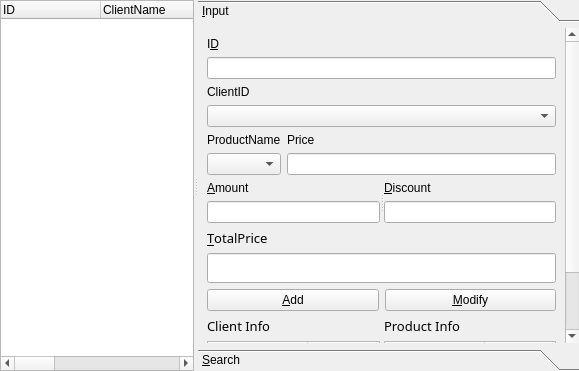
<?xml version="1.0" encoding="UTF-8"?>
<ui version="4.0">
 <class>ShopManagerForm</class>
 <widget class="QWidget" name="ShopManagerForm">
  <property name="geometry">
   <rect>
    <x>0</x>
    <y>0</y>
    <width>579</width>
    <height>371</height>
   </rect>
  </property>
  <property name="windowTitle">
   <string>Form</string>
  </property>
  <layout class="QVBoxLayout" name="verticalLayout_2">
   <property name="leftMargin">
    <number>0</number>
   </property>
   <property name="topMargin">
    <number>0</number>
   </property>
   <property name="rightMargin">
    <number>0</number>
   </property>
   <property name="bottomMargin">
    <number>0</number>
   </property>
   <item>
    <widget class="QSplitter" name="splitter">
     <property name="orientation">
      <enum>Qt::Horizontal</enum>
     </property>
     <widget class="QWidget" name="layoutWidget">
      <layout class="QVBoxLayout" name="listVerticalLayout">
       <item>
        <widget class="QTreeWidget" name="treeWidget">
         <property name="rootIsDecorated">
          <bool>false</bool>
         </property>
         <column>
          <property name="text">
           <string>ID</string>
          </property>
         </column>
         <column>
          <property name="text">
           <string>ClientName</string>
          </property>
         </column>
         <column>
          <property name="text">
           <string>ProductName</string>
          </property>
         </column>
         <column>
          <property name="text">
           <string>Price</string>
          </property>
         </column>
         <column>
          <property name="text">
           <string>Date</string>
          </property>
         </column>
         <column>
          <property name="text">
           <string>Amount</string>
          </property>
         </column>
         <column>
          <property name="text">
           <string>Discount</string>
          </property>
         </column>
         <column>
          <property name="text">
           <string>TotalProce</string>
          </property>
         </column>
        </widget>
       </item>
      </layout>
     </widget>
     <widget class="QToolBox" name="toolBox">
      <property name="currentIndex">
       <number>0</number>
      </property>
      <widget class="QWidget" name="inputPage">
       <property name="geometry">
        <rect>
         <x>0</x>
         <y>0</y>
         <width>361</width>
         <height>323</height>
        </rect>
       </property>
       <attribute name="label">
        <string>&amp;Input</string>
       </attribute>
       <layout class="QVBoxLayout" name="verticalLayout_10">
        <item>
         <widget class="QLabel" name="idLabel">
          <property name="text">
           <string>I&amp;D</string>
          </property>
          <property name="buddy">
           <cstring>idLineEdit</cstring>
          </property>
         </widget>
        </item>
        <item>
         <widget class="QLineEdit" name="idLineEdit">
          <property name="readOnly">
           <bool>true</bool>
          </property>
         </widget>
        </item>
        <item>
         <layout class="QVBoxLayout" name="verticalLayout_9">
          <item>
           <widget class="QLabel" name="clientIdLabel">
            <property name="text">
             <string>ClientID</string>
            </property>
            <property name="buddy">
             <cstring>clientIdcomboBox</cstring>
            </property>
           </widget>
          </item>
          <item>
           <widget class="QComboBox" name="clientIdcomboBox">
            <property name="enabled">
             <bool>true</bool>
            </property>
           </widget>
          </item>
         </layout>
        </item>
        <item>
         <layout class="QHBoxLayout" name="horizontalLayout_3">
          <item>
           <layout class="QVBoxLayout" name="verticalLayout_5">
            <item>
             <widget class="QLabel" name="productNameLabel">
              <property name="text">
               <string>ProductName</string>
              </property>
              <property name="buddy">
               <cstring>productNamecomboBox</cstring>
              </property>
             </widget>
            </item>
            <item>
             <widget class="QComboBox" name="productNamecomboBox"/>
            </item>
           </layout>
          </item>
          <item>
           <layout class="QVBoxLayout" name="verticalLayout_8">
            <item>
             <widget class="QLabel" name="priceLabel">
              <property name="text">
               <string>Price</string>
              </property>
              <property name="buddy">
               <cstring>priceLineEdit</cstring>
              </property>
             </widget>
            </item>
            <item>
             <widget class="QLineEdit" name="priceLineEdit">
              <property name="readOnly">
               <bool>true</bool>
              </property>
             </widget>
            </item>
           </layout>
          </item>
         </layout>
        </item>
        <item>
         <widget class="QSplitter" name="splitter_3">
          <property name="orientation">
           <enum>Qt::Horizontal</enum>
          </property>
          <widget class="QWidget" name="layoutWidget">
           <layout class="QVBoxLayout" name="verticalLayout_6">
            <item>
             <widget class="QLabel" name="amountLabel">
              <property name="text">
               <string>&amp;Amount</string>
              </property>
              <property name="buddy">
               <cstring>amountLineEdit</cstring>
              </property>
             </widget>
            </item>
            <item>
             <widget class="QLineEdit" name="amountLineEdit"/>
            </item>
           </layout>
          </widget>
          <widget class="QWidget" name="layoutWidget">
           <layout class="QVBoxLayout" name="verticalLayout_7">
            <item>
             <widget class="QLabel" name="discountLabel">
              <property name="text">
               <string>&amp;Discount</string>
              </property>
              <property name="buddy">
               <cstring>discountLineEdit</cstring>
              </property>
             </widget>
            </item>
            <item>
             <widget class="QLineEdit" name="discountLineEdit"/>
            </item>
           </layout>
          </widget>
         </widget>
        </item>
        <item>
         <widget class="QLabel" name="totalPriceLabel">
          <property name="font">
           <font>
            <family>휴먼둥근헤드라인</family>
            <pointsize>10</pointsize>
           </font>
          </property>
          <property name="text">
           <string>&amp;TotalPrice</string>
          </property>
          <property name="buddy">
           <cstring>totalPriceLineEdit</cstring>
          </property>
         </widget>
        </item>
        <item>
         <widget class="QLineEdit" name="totalPriceLineEdit">
          <property name="enabled">
           <bool>true</bool>
          </property>
          <property name="font">
           <font>
            <family>휴먼둥근헤드라인</family>
            <pointsize>11</pointsize>
           </font>
          </property>
          <property name="readOnly">
           <bool>true</bool>
          </property>
         </widget>
        </item>
        <item>
         <layout class="QHBoxLayout" name="addHorizontalLayout">
          <item>
           <widget class="QPushButton" name="addPushButton">
            <property name="text">
             <string>&amp;Add</string>
            </property>
           </widget>
          </item>
          <item>
           <widget class="QPushButton" name="modifyPushButton">
            <property name="text">
             <string>&amp;Modify</string>
            </property>
           </widget>
          </item>
         </layout>
        </item>
        <item>
         <widget class="QSplitter" name="splitter_2">
          <property name="orientation">
           <enum>Qt::Horizontal</enum>
          </property>
          <widget class="QWidget" name="layoutWidget">
           <layout class="QVBoxLayout" name="verticalLayout">
            <item>
             <widget class="QLabel" name="label">
              <property name="font">
               <font>
                <family>휴먼둥근헤드라인</family>
                <pointsize>10</pointsize>
                <bold>false</bold>
               </font>
              </property>
              <property name="text">
               <string>Client Info</string>
              </property>
             </widget>
            </item>
            <item>
             <widget class="QTreeWidget" name="clientTreeWidget">
              <property name="headerHidden">
               <bool>false</bool>
              </property>
              <attribute name="headerVisible">
               <bool>true</bool>
              </attribute>
              <column>
               <property name="text">
                <string>Name</string>
               </property>
              </column>
              <column>
               <property name="text">
                <string>PhoneNumber</string>
               </property>
              </column>
              <column>
               <property name="text">
                <string>Address</string>
               </property>
              </column>
             </widget>
            </item>
           </layout>
          </widget>
          <widget class="QWidget" name="layoutWidget">
           <layout class="QVBoxLayout" name="verticalLayout_4">
            <item>
             <widget class="QLabel" name="label_2">
              <property name="font">
               <font>
                <family>휴먼둥근헤드라인</family>
                <pointsize>10</pointsize>
                <bold>false</bold>
               </font>
              </property>
              <property name="text">
               <string>Product Info</string>
              </property>
             </widget>
            </item>
            <item>
             <widget class="QTreeWidget" name="productTreeWidget">
              <column>
               <property name="text">
                <string>ProductName</string>
               </property>
              </column>
              <column>
               <property name="text">
                <string>Price</string>
               </property>
              </column>
              <column>
               <property name="text">
                <string>Count</string>
               </property>
              </column>
              <column>
               <property name="text">
                <string>Country</string>
               </property>
              </column>
             </widget>
            </item>
           </layout>
          </widget>
         </widget>
        </item>
       </layout>
      </widget>
      <widget class="QWidget" name="searchPage">
       <property name="geometry">
        <rect>
         <x>0</x>
         <y>0</y>
         <width>361</width>
         <height>323</height>
        </rect>
       </property>
       <attribute name="label">
        <string>&amp;Search</string>
       </attribute>
       <layout class="QVBoxLayout" name="verticalLayout_3">
        <property name="leftMargin">
         <number>0</number>
        </property>
        <property name="topMargin">
         <number>0</number>
        </property>
        <property name="rightMargin">
         <number>0</number>
        </property>
        <property name="bottomMargin">
         <number>0</number>
        </property>
        <item>
         <widget class="QTreeWidget" name="searchTreeWidget">
          <property name="rootIsDecorated">
           <bool>false</bool>
          </property>
          <column>
           <property name="text">
            <string>ID</string>
           </property>
          </column>
          <column>
           <property name="text">
            <string>ClientName</string>
           </property>
          </column>
          <column>
           <property name="text">
            <string>ProductName</string>
           </property>
          </column>
          <column>
           <property name="text">
            <string>Price</string>
           </property>
          </column>
          <column>
           <property name="text">
            <string>Date</string>
           </property>
          </column>
          <column>
           <property name="text">
            <string>Amount</string>
           </property>
          </column>
          <column>
           <property name="text">
            <string>Discount</string>
           </property>
          </column>
          <column>
           <property name="text">
            <string>TotalPrice</string>
           </property>
          </column>
         </widget>
        </item>
        <item>
         <layout class="QHBoxLayout" name="horizontalLayout">
          <item>
           <widget class="QComboBox" name="searchComboBox">
            <item>
             <property name="text">
              <string>ID</string>
             </property>
            </item>
            <item>
             <property name="text">
              <string>ClinetName</string>
             </property>
            </item>
            <item>
             <property name="text">
              <string>ProductName</string>
             </property>
            </item>
            <item>
             <property name="text">
              <string>Price</string>
             </property>
            </item>
            <item>
             <property name="text">
              <string>Date</string>
             </property>
            </item>
            <item>
             <property name="text">
              <string>Amount</string>
             </property>
            </item>
            <item>
             <property name="text">
              <string>Discount</string>
             </property>
            </item>
            <item>
             <property name="text">
              <string>TotalPrice</string>
             </property>
            </item>
           </widget>
          </item>
          <item>
           <widget class="QLineEdit" name="searchLineEdit"/>
          </item>
         </layout>
        </item>
        <item>
         <widget class="QPushButton" name="searchPushButton">
          <property name="text">
           <string>S&amp;earch</string>
          </property>
         </widget>
        </item>
       </layout>
      </widget>
     </widget>
    </widget>
   </item>
  </layout>
 </widget>
 <resources/>
 <connections/>
</ui>
